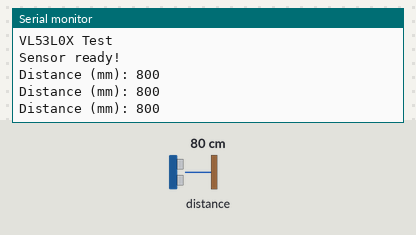
The sketch below on a simulated ESP32. Shown: the last lines printed to the serial monitor. The inputs (shaded band) are chosen by the test bench; at power-on: distance to the obstacle 80 cm.

Above: at 1.3 s.
1.4 s: distance to the obstacle set to 250 cm
At 2.1 s:
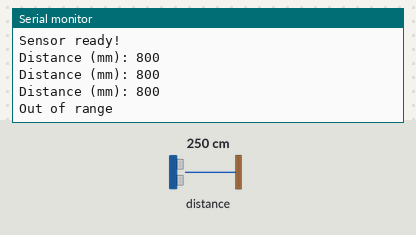
3.6 s: distance to the obstacle set to 2 cm
At 4.2 s:
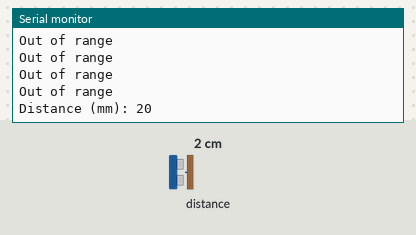

The sketch:

TOf.ino
```cpp
#include <Wire.h>
#include "Adafruit_VL53L0X.h"

Adafruit_VL53L0X lox = Adafruit_VL53L0X();

void setup() {
  Serial.begin(115200);
  Wire.begin(21, 22);  // SDA, SCL

  Serial.println("VL53L0X Test");

  if (!lox.begin()) {
    Serial.println("Failed to boot VL53L0X");
    while (1);
  }

  Serial.println("Sensor ready!");
}

void loop() {
  VL53L0X_RangingMeasurementData_t measure;

  lox.rangingTest(&measure, false);

  if (measure.RangeStatus != 4) {  // valid measurement
    Serial.print("Distance (mm): ");
    Serial.println(measure.RangeMilliMeter);
  } else {
    Serial.println("Out of range");
  }

  delay(500);
}
```

Measured:
- after the input at 1.4 s, the serial monitor: prints a new line after 0.23 s (image 1)
- after the input at 3.6 s, the serial monitor: prints a new line after 0.17 s (image 2)
